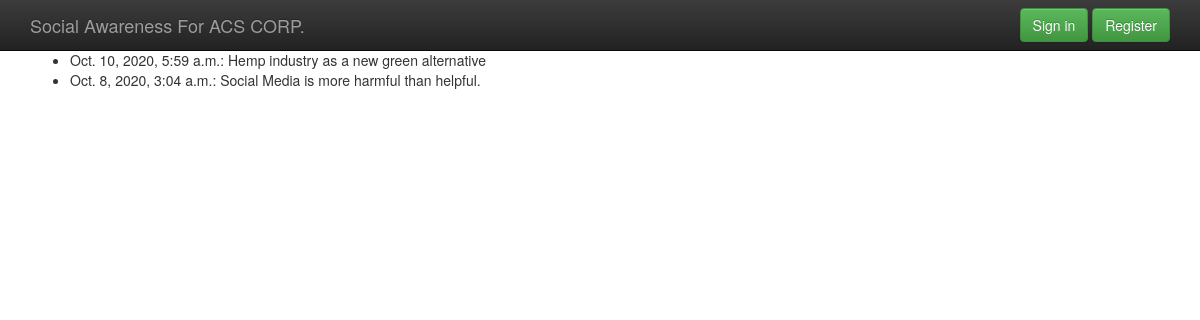
Page /archive/ on the committed database.
### socialblog/models.py (models this page shows, shortened)
class Post(models.Model):
    title = models.CharField(max_length=100)
    content = models.TextField()
    date_posted = models.DateTimeField(default=timezone.now)
    author = models.ForeignKey(User, on_delete=models.CASCADE)
    c_image = models.ImageField(null=True, blank=True, upload_to="images/" )

### socialblog/templates/Socialblog/post_archive.html (shortened to what this page needs)
{% extends "Socialblog/base.html" %}
{% load crispy_forms_tags %}
{% block content %}
<div class="container">
<section>
  <ul>
      {% for post in latest %}
          <li>{{ post.date_posted }}: {{ post.title }}</li>
      {% endfor %}
  </ul>
</section>
</div>
{% endblock %}

### socialblog/templates/Socialblog/base.html (style rules this page uses)
body { padding-top: 50px; padding-bottom: 20px; }

### rows in the picture
Post: date_posted "Oct. 10, 2020, 5:59 a.m.", title "Hemp industry as a new green alternative"
Post: date_posted "Oct. 8, 2020, 3:04 a.m.", title "Social Media is more harmful than helpful."
